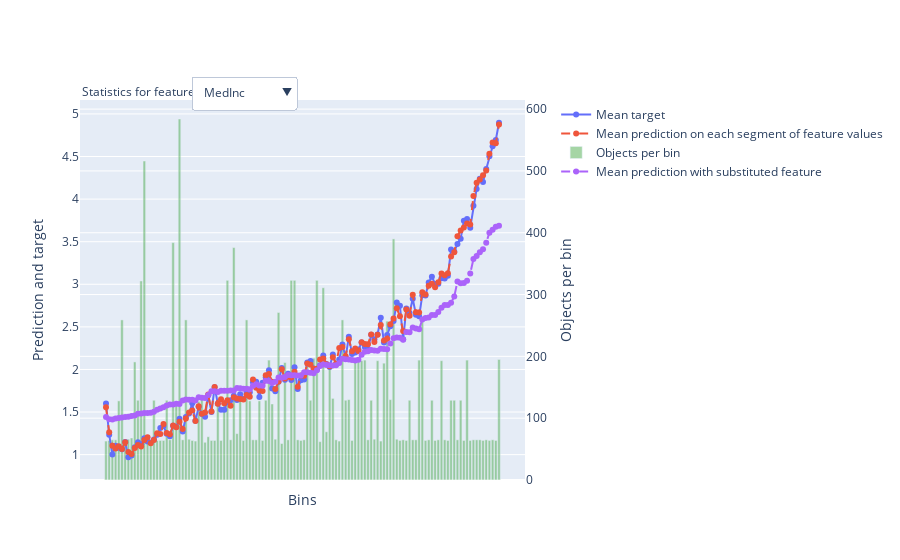

Source (notebook cell):
### Markdown cell above
#### Useful Methods
**get_best_score()** - It returns best score of the estimator.

**get_params()** - It returns parameters which were given as dictionary when creating CatBoost estimator and their values as dictionary.

**get_all_params()** - It returns list of all parameters of CatBoost estimator and their values as dictionary.

**get_cat_feature_indices()** - It returns list of indices which has categorical features.

**get_feature_importance()** - It returns feature importance of individual feature according to trained model.

**shrink(ntree_end, ntree_start=0)** - It accepts two arguments which are end tree and starts tree to shrink ensemble to include only trees that come in that index range discarding all other trees.

**set_params()** - It can be used to set parameters of the estimator. Please make a note that this method will only work before the training model.

**calc_leaf_indexes(data, ntree_start=0,ntree_end=0)** - It takes as input data and returns index of leaf in each tree which was used to make prediction for sample. The output of this function will be n_samples x n_trees. It'll return all trees' leaf index for a sample.

**get_leaf_values()** - It returns actual leaf values of the trees in ensemble.

**get_leaf_weights()** - It returns leaf weights for each leaf of the trees in the ensemble.

### Code cell
# Display plot of independent NUMERIC variable statistics including actual vs predicted, histogram distribution, and partial dependence plot
cbr_model.calc_feature_statistics(X_train, y_train, feature=X_train.columns.tolist());

# # Display plot of independent CATEGORICAL variable statistics including histogram distribution, predicted vs actual, etc... 
# cbr_model.cat_feature_values(X_train, y_train, feature=categorical_cols_list);
